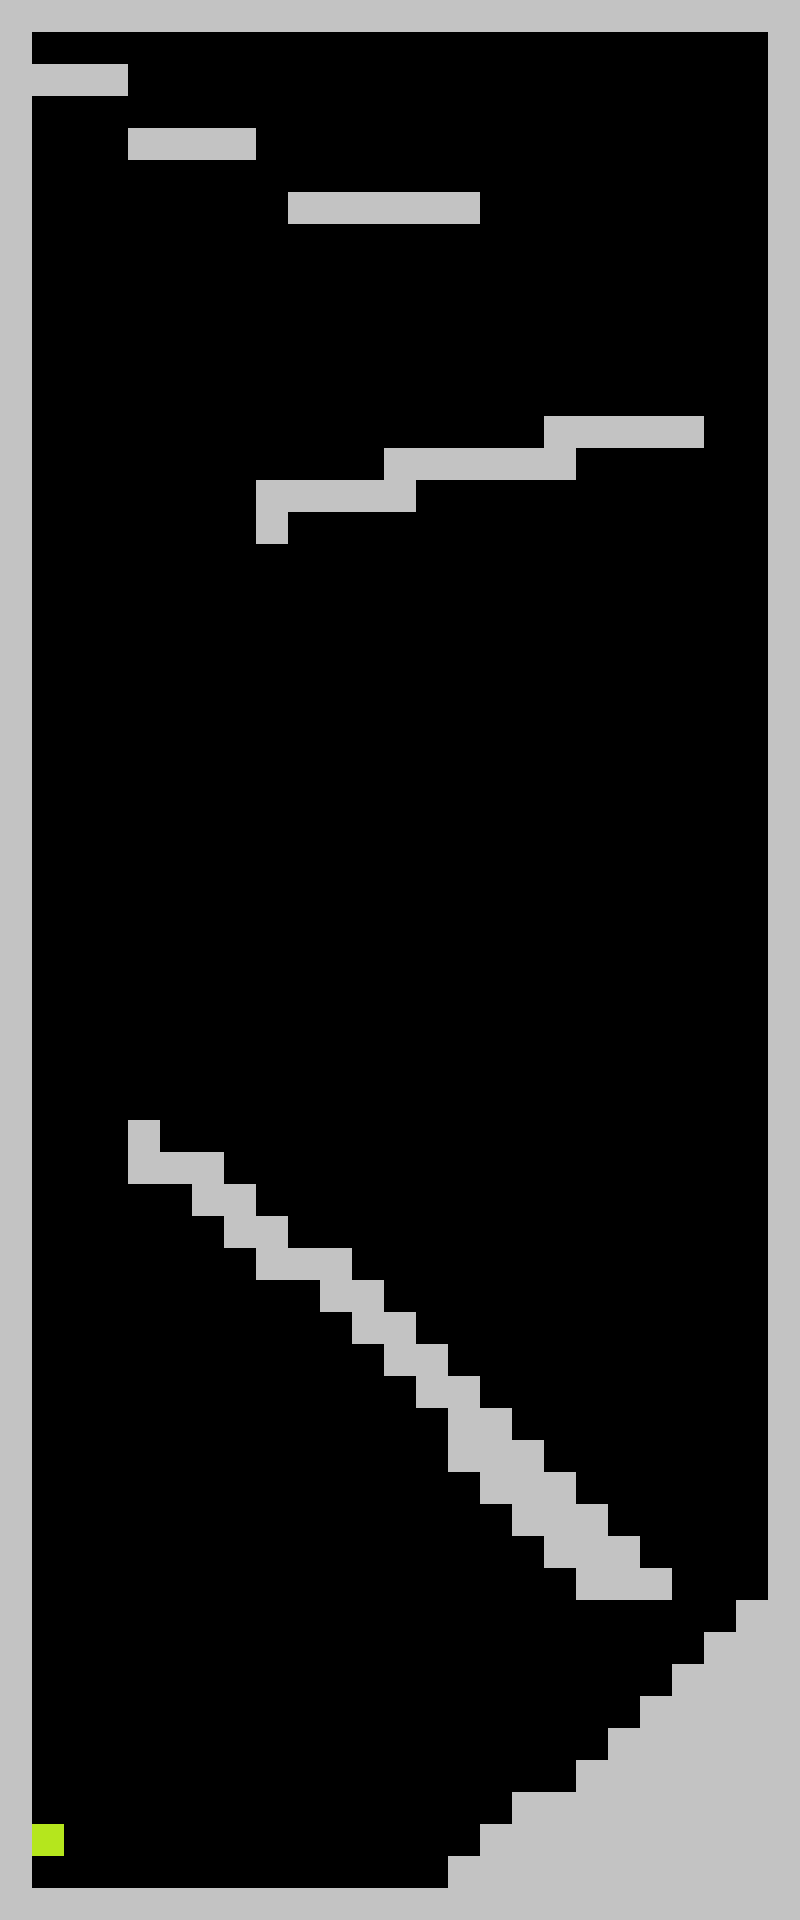

A 2D game scene composited from a Tiled map and its tileset images. What follows is a short description and the map's XML, with every tile layer's data as written:
An orthogonal 25x60 tile map with 32x32 px tiles, 1 tile layer (Tile Layer 1).

<map version="1.2" tiledversion="1.3.3" orientation="orthogonal" renderorder="right-down" width="25" height="60" tilewidth="32" tileheight="32" infinite="0" nextlayerid="2" nextobjectid="1">
 <tileset firstgid="1" source="devWorld.tsx" />
 <layer id="1" name="Tile Layer 1" width="25" height="60">
  <data encoding="csv">
5,5,5,5,5,5,5,5,5,5,5,5,5,5,5,5,5,5,5,5,5,5,5,5,5,
5,1,1,1,1,1,1,1,1,1,1,1,1,1,1,1,1,1,1,1,1,1,1,1,5,
5,5,5,5,1,1,1,1,1,1,1,1,1,1,1,1,1,1,1,1,1,1,1,1,5,
5,1,1,1,1,1,1,1,1,1,1,1,1,1,1,1,1,1,1,1,1,1,1,1,5,
5,1,1,1,5,5,5,5,1,1,1,1,1,1,1,1,1,1,1,1,1,1,1,1,5,
5,1,1,1,1,1,1,1,1,1,1,1,1,1,1,1,1,1,1,1,1,1,1,1,5,
5,1,1,1,1,1,1,1,1,5,5,5,5,5,5,1,1,1,1,1,1,1,1,1,5,
5,1,1,1,1,1,1,1,1,1,1,1,1,1,1,1,1,1,1,1,1,1,1,1,5,
5,1,1,1,1,1,1,1,1,1,1,1,1,1,1,1,1,1,1,1,1,1,1,1,5,
5,1,1,1,1,1,1,1,1,1,1,1,1,1,1,1,1,1,1,1,1,1,1,1,5,
5,1,1,1,1,1,1,1,1,1,1,1,1,1,1,1,1,1,1,1,1,1,1,1,5,
5,1,1,1,1,1,1,1,1,1,1,1,1,1,1,1,1,1,1,1,1,1,1,1,5,
5,1,1,1,1,1,1,1,1,1,1,1,1,1,1,1,1,1,1,1,1,1,1,1,5,
5,1,1,1,1,1,1,1,1,1,1,1,1,1,1,1,1,5,5,5,5,5,1,1,5,
5,1,1,1,1,1,1,1,1,1,1,1,5,5,5,5,5,5,1,1,1,1,1,1,5,
5,1,1,1,1,1,1,1,5,5,5,5,5,1,1,1,1,1,1,1,1,1,1,1,5,
5,1,1,1,1,1,1,1,5,1,1,1,1,1,1,1,1,1,1,1,1,1,1,1,5,
5,1,1,1,1,1,1,1,1,1,1,1,1,1,1,1,1,1,1,1,1,1,1,1,5,
5,1,1,1,1,1,1,1,1,1,1,1,1,1,1,1,1,1,1,1,1,1,1,1,5,
5,1,1,1,1,1,1,1,1,1,1,1,1,1,1,1,1,1,1,1,1,1,1,1,5,
5,1,1,1,1,1,1,1,1,1,1,1,1,1,1,1,1,1,1,1,1,1,1,1,5,
5,1,1,1,1,1,1,1,1,1,1,1,1,1,1,1,1,1,1,1,1,1,1,1,5,
5,1,1,1,1,1,1,1,1,1,1,1,1,1,1,1,1,1,1,1,1,1,1,1,5,
5,1,1,1,1,1,1,1,1,1,1,1,1,1,1,1,1,1,1,1,1,1,1,1,5,
5,1,1,1,1,1,1,1,1,1,1,1,1,1,1,1,1,1,1,1,1,1,1,1,5,
5,1,1,1,1,1,1,1,1,1,1,1,1,1,1,1,1,1,1,1,1,1,1,1,5,
5,1,1,1,1,1,1,1,1,1,1,1,1,1,1,1,1,1,1,1,1,1,1,1,5,
5,1,1,1,1,1,1,1,1,1,1,1,1,1,1,1,1,1,1,1,1,1,1,1,5,
5,1,1,1,1,1,1,1,1,1,1,1,1,1,1,1,1,1,1,1,1,1,1,1,5,
5,1,1,1,1,1,1,1,1,1,1,1,1,1,1,1,1,1,1,1,1,1,1,1,5,
5,1,1,1,1,1,1,1,1,1,1,1,1,1,1,1,1,1,1,1,1,1,1,1,5,
5,1,1,1,1,1,1,1,1,1,1,1,1,1,1,1,1,1,1,1,1,1,1,1,5,
5,1,1,1,1,1,1,1,1,1,1,1,1,1,1,1,1,1,1,1,1,1,1,1,5,
5,1,1,1,1,1,1,1,1,1,1,1,1,1,1,1,1,1,1,1,1,1,1,1,5,
5,1,1,1,1,1,1,1,1,1,1,1,1,1,1,1,1,1,1,1,1,1,1,1,5,
5,1,1,1,5,1,1,1,1,1,1,1,1,1,1,1,1,1,1,1,1,1,1,1,5,
5,1,1,1,5,5,5,1,1,1,1,1,1,1,1,1,1,1,1,1,1,1,1,1,5,
5,1,1,1,1,1,5,5,1,1,1,1,1,1,1,1,1,1,1,1,1,1,1,1,5,
5,1,1,1,1,1,1,5,5,1,1,1,1,1,1,1,1,1,1,1,1,1,1,1,5,
5,1,1,1,1,1,1,1,5,5,5,1,1,1,1,1,1,1,1,1,1,1,1,1,5,
5,1,1,1,1,1,1,1,1,1,5,5,1,1,1,1,1,1,1,1,1,1,1,1,5,
5,1,1,1,1,1,1,1,1,1,1,5,5,1,1,1,1,1,1,1,1,1,1,1,5,
5,1,1,1,1,1,1,1,1,1,1,1,5,5,1,1,1,1,1,1,1,1,1,1,5,
5,1,1,1,1,1,1,1,1,1,1,1,1,5,5,1,1,1,1,1,1,1,1,1,5,
5,1,1,1,1,1,1,1,1,1,1,1,1,1,5,5,1,1,1,1,1,1,1,1,5,
5,1,1,1,1,1,1,1,1,1,1,1,1,1,5,5,5,1,1,1,1,1,1,1,5,
5,1,1,1,1,1,1,1,1,1,1,1,1,1,1,5,5,5,1,1,1,1,1,1,5,
5,1,1,1,1,1,1,1,1,1,1,1,1,1,1,1,5,5,5,1,1,1,1,1,5,
5,1,1,1,1,1,1,1,1,1,1,1,1,1,1,1,1,5,5,5,1,1,1,1,5,
5,1,1,1,1,1,1,1,1,1,1,1,1,1,1,1,1,1,5,5,5,1,1,1,5,
5,1,1,1,1,1,1,1,1,1,1,1,1,1,1,1,1,1,1,1,1,1,1,5,5,
5,1,1,1,1,1,1,1,1,1,1,1,1,1,1,1,1,1,1,1,1,1,5,5,5,
5,1,1,1,1,1,1,1,1,1,1,1,1,1,1,1,1,1,1,1,1,5,5,5,5,
5,1,1,1,1,1,1,1,1,1,1,1,1,1,1,1,1,1,1,1,5,5,5,5,5,
5,1,1,1,1,1,1,1,1,1,1,1,1,1,1,1,1,1,1,5,5,5,5,5,5,
5,1,1,1,1,1,1,1,1,1,1,1,1,1,1,1,1,1,5,5,5,5,5,5,5,
5,1,1,1,1,1,1,1,1,1,1,1,1,1,1,1,5,5,5,5,5,5,5,5,5,
5,4,1,1,1,1,1,1,1,1,1,1,1,1,1,5,5,5,5,5,5,5,5,5,5,
5,1,1,1,1,1,1,1,1,1,1,1,1,1,5,5,5,5,5,5,5,5,5,5,5,
5,5,5,5,5,5,5,5,5,5,5,5,5,5,5,5,5,5,5,5,5,5,5,5,5
</data>
 </layer>
</map>
